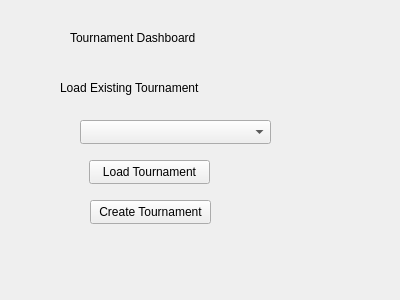
<?xml version="1.0" encoding="UTF-8"?>
<ui version="4.0">
 <class>TournamentDashboard</class>
 <widget class="QWidget" name="TournamentDashboard">
  <property name="geometry">
   <rect>
    <x>0</x>
    <y>0</y>
    <width>400</width>
    <height>300</height>
   </rect>
  </property>
  <property name="windowTitle">
   <string>Form</string>
  </property>
  <widget class="QLabel" name="label">
   <property name="geometry">
    <rect>
     <x>70</x>
     <y>30</y>
     <width>161</width>
     <height>16</height>
    </rect>
   </property>
   <property name="text">
    <string>Tournament Dashboard</string>
   </property>
  </widget>
  <widget class="QLabel" name="label_2">
   <property name="geometry">
    <rect>
     <x>60</x>
     <y>80</y>
     <width>231</width>
     <height>16</height>
    </rect>
   </property>
   <property name="text">
    <string>Load Existing Tournament</string>
   </property>
  </widget>
  <widget class="QComboBox" name="LoadExistingTournamentcomboBox">
   <property name="geometry">
    <rect>
     <x>80</x>
     <y>120</y>
     <width>191</width>
     <height>24</height>
    </rect>
   </property>
  </widget>
  <widget class="QPushButton" name="pushButton">
   <property name="geometry">
    <rect>
     <x>89</x>
     <y>160</y>
     <width>121</width>
     <height>24</height>
    </rect>
   </property>
   <property name="text">
    <string>Load Tournament</string>
   </property>
  </widget>
  <widget class="QPushButton" name="pushButton_2">
   <property name="geometry">
    <rect>
     <x>90</x>
     <y>200</y>
     <width>121</width>
     <height>24</height>
    </rect>
   </property>
   <property name="text">
    <string>Create Tournament</string>
   </property>
  </widget>
 </widget>
 <resources/>
 <connections/>
</ui>
